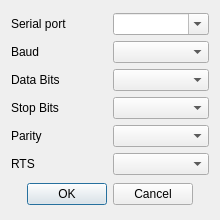
<?xml version="1.0" encoding="UTF-8"?>
<ui version="4.0">
 <class>SettingsModbusRTU</class>
 <widget class="QDialog" name="SettingsModbusRTU">
  <property name="geometry">
   <rect>
    <x>0</x>
    <y>0</y>
    <width>220</width>
    <height>220</height>
   </rect>
  </property>
  <property name="minimumSize">
   <size>
    <width>220</width>
    <height>220</height>
   </size>
  </property>
  <property name="maximumSize">
   <size>
    <width>300</width>
    <height>300</height>
   </size>
  </property>
  <property name="windowTitle">
   <string>Modbus RTU Settings</string>
  </property>
  <property name="windowIcon">
   <iconset resource="../icons/icons.qrc">
    <normaloff>:/icons/options-16.png</normaloff>:/icons/options-16.png</iconset>
  </property>
  <property name="modal">
   <bool>true</bool>
  </property>
  <layout class="QVBoxLayout" name="verticalLayout">
   <item>
    <layout class="QGridLayout" name="gridLayout">
     <item row="0" column="0">
      <widget class="QLabel" name="lblPort">
       <property name="minimumSize">
        <size>
         <width>0</width>
         <height>0</height>
        </size>
       </property>
       <property name="text">
        <string>Serial port</string>
       </property>
       <property name="alignment">
        <set>Qt::AlignmentFlag::AlignLeading|Qt::AlignmentFlag::AlignLeft|Qt::AlignmentFlag::AlignVCenter</set>
       </property>
       <property name="buddy">
        <cstring>cmbPort</cstring>
       </property>
      </widget>
     </item>
     <item row="0" column="1">
      <widget class="QComboBox" name="cmbPort">
       <property name="editable">
        <bool>true</bool>
       </property>
      </widget>
     </item>
     <item row="1" column="1">
      <widget class="QComboBox" name="cmbBaud">
       <property name="currentIndex">
        <number>-1</number>
       </property>
       <item>
        <property name="text">
         <string notr="true">110</string>
        </property>
       </item>
       <item>
        <property name="text">
         <string notr="true">300</string>
        </property>
       </item>
       <item>
        <property name="text">
         <string notr="true">600</string>
        </property>
       </item>
       <item>
        <property name="text">
         <string notr="true">1200</string>
        </property>
       </item>
       <item>
        <property name="text">
         <string notr="true">2400</string>
        </property>
       </item>
       <item>
        <property name="text">
         <string notr="true">4800</string>
        </property>
       </item>
       <item>
        <property name="text">
         <string notr="true">9600</string>
        </property>
       </item>
       <item>
        <property name="text">
         <string notr="true">14400</string>
        </property>
       </item>
       <item>
        <property name="text">
         <string notr="true">19200</string>
        </property>
       </item>
       <item>
        <property name="text">
         <string notr="true">28800</string>
        </property>
       </item>
       <item>
        <property name="text">
         <string notr="true">38400</string>
        </property>
       </item>
       <item>
        <property name="text">
         <string notr="true">57600</string>
        </property>
       </item>
       <item>
        <property name="text">
         <string notr="true">115200</string>
        </property>
       </item>
       <item>
        <property name="text">
         <string notr="true">128000</string>
        </property>
       </item>
       <item>
        <property name="text">
         <string notr="true">256000</string>
        </property>
       </item>
       <item>
        <property name="text">
         <string notr="true">921600</string>
        </property>
       </item>
      </widget>
     </item>
     <item row="1" column="0">
      <widget class="QLabel" name="lblBaud">
       <property name="text">
        <string>Baud</string>
       </property>
       <property name="alignment">
        <set>Qt::AlignmentFlag::AlignLeading|Qt::AlignmentFlag::AlignLeft|Qt::AlignmentFlag::AlignVCenter</set>
       </property>
       <property name="buddy">
        <cstring>cmbBaud</cstring>
       </property>
      </widget>
     </item>
     <item row="2" column="0">
      <widget class="QLabel" name="lblDataBits">
       <property name="text">
        <string>Data Bits</string>
       </property>
       <property name="alignment">
        <set>Qt::AlignmentFlag::AlignLeading|Qt::AlignmentFlag::AlignLeft|Qt::AlignmentFlag::AlignVCenter</set>
       </property>
       <property name="buddy">
        <cstring>cmbDataBits</cstring>
       </property>
      </widget>
     </item>
     <item row="2" column="1">
      <widget class="QComboBox" name="cmbDataBits">
       <property name="currentIndex">
        <number>-1</number>
       </property>
       <item>
        <property name="text">
         <string notr="true">7</string>
        </property>
       </item>
       <item>
        <property name="text">
         <string notr="true">8</string>
        </property>
       </item>
      </widget>
     </item>
     <item row="3" column="0">
      <widget class="QLabel" name="lblStopBits">
       <property name="text">
        <string>Stop Bits</string>
       </property>
       <property name="alignment">
        <set>Qt::AlignmentFlag::AlignLeading|Qt::AlignmentFlag::AlignLeft|Qt::AlignmentFlag::AlignVCenter</set>
       </property>
       <property name="buddy">
        <cstring>cmbStopBits</cstring>
       </property>
      </widget>
     </item>
     <item row="3" column="1">
      <widget class="QComboBox" name="cmbStopBits">
       <property name="currentIndex">
        <number>-1</number>
       </property>
       <item>
        <property name="text">
         <string notr="true">1</string>
        </property>
       </item>
       <item>
        <property name="text">
         <string notr="true">1.5</string>
        </property>
       </item>
       <item>
        <property name="text">
         <string notr="true">2</string>
        </property>
       </item>
      </widget>
     </item>
     <item row="4" column="0">
      <widget class="QLabel" name="lblParity">
       <property name="text">
        <string>Parity</string>
       </property>
       <property name="alignment">
        <set>Qt::AlignmentFlag::AlignLeading|Qt::AlignmentFlag::AlignLeft|Qt::AlignmentFlag::AlignVCenter</set>
       </property>
       <property name="buddy">
        <cstring>cmbParity</cstring>
       </property>
      </widget>
     </item>
     <item row="4" column="1">
      <widget class="QComboBox" name="cmbParity">
       <property name="currentIndex">
        <number>-1</number>
       </property>
       <item>
        <property name="text">
         <string>None</string>
        </property>
       </item>
       <item>
        <property name="text">
         <string>Odd</string>
        </property>
       </item>
       <item>
        <property name="text">
         <string>Even</string>
        </property>
       </item>
      </widget>
     </item>
     <item row="5" column="0">
      <widget class="QLabel" name="lblRTS">
       <property name="text">
        <string notr="true">RTS</string>
       </property>
       <property name="alignment">
        <set>Qt::AlignmentFlag::AlignLeading|Qt::AlignmentFlag::AlignLeft|Qt::AlignmentFlag::AlignVCenter</set>
       </property>
      </widget>
     </item>
     <item row="5" column="1">
      <widget class="QComboBox" name="cmbRTS"/>
     </item>
    </layout>
   </item>
   <item>
    <widget class="QDialogButtonBox" name="buttonBox">
     <property name="orientation">
      <enum>Qt::Orientation::Horizontal</enum>
     </property>
     <property name="standardButtons">
      <set>QDialogButtonBox::StandardButton::Cancel|QDialogButtonBox::StandardButton::Ok</set>
     </property>
     <property name="centerButtons">
      <bool>true</bool>
     </property>
    </widget>
   </item>
  </layout>
 </widget>
 <resources>
  <include location="../icons/icons.qrc"/>
 </resources>
 <connections>
  <connection>
   <sender>buttonBox</sender>
   <signal>accepted()</signal>
   <receiver>SettingsModbusRTU</receiver>
   <slot>accept()</slot>
   <hints>
    <hint type="sourcelabel">
     <x>248</x>
     <y>254</y>
    </hint>
    <hint type="destinationlabel">
     <x>157</x>
     <y>274</y>
    </hint>
   </hints>
  </connection>
  <connection>
   <sender>buttonBox</sender>
   <signal>rejected()</signal>
   <receiver>SettingsModbusRTU</receiver>
   <slot>reject()</slot>
   <hints>
    <hint type="sourcelabel">
     <x>316</x>
     <y>260</y>
    </hint>
    <hint type="destinationlabel">
     <x>286</x>
     <y>274</y>
    </hint>
   </hints>
  </connection>
 </connections>
</ui>
